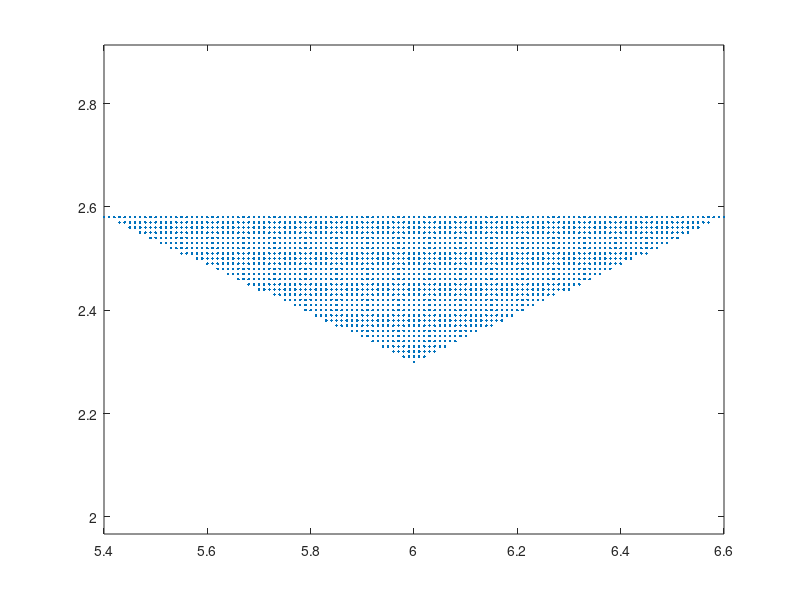

Recreate this plot in MATLAB.
%% ---------------------------------------------------------------------
%%
%% Copyright (c) 2019 - 2019 by the IBAMR developers
%% All rights reserved.
%%
%% This file is part of IBAMR.
%%
%% IBAMR is free software and is distributed under the 3-clause BSD
%% license. The full text of the license can be found in the file
%% COPYRIGHT at the top level directory of IBAMR.
%%
%% ---------------------------------------------------------------------

clear all;
  
PATH = './';
  
WallPath = strcat(PATH,'wedge2d.vertex');
%%
% Domain parameters (note that z dir is actually y dir in IBAMR)
Lx = 12.0; Lz = 3.0;
N = 100*2;
Nx = 6*N;  Nz = 3*N/2;
  
% Dimensional parameters
dx = Lx/Nx; dz = Lz/Nz;
Length = 1.2;
Length_From_Left = Lx/2.0;
Height_Above_Bottom = 2.3;
angle = 25; %degrees
x0 = Length_From_Left;
z0 = Height_Above_Bottom;
  
% From above, calculate the height
Height = Length/2*tan(25*pi/180);
m = Height/(Length/2); % slope of the xz line
br = z0-m*x0;
bl = z0+m*x0;
  
NumPtsX = ceil(Length/dx) + 1
NumPtsZ = ceil(Height/dz) + 1
  
lag_pts = 0;
  
% Generate wedge shape
for k = 1:NumPtsZ
    z = Height_Above_Bottom + (k-1)*dz;
        for i = 1:NumPtsX
            x = Length_From_Left-Length/2 + (i-1)*dx;
            Zr = m*x+br;
            Zl = -m*x+bl;
            if z >= Zr && z >= Zl
              lag_pts = lag_pts+1;
              LagX(lag_pts) = x;
              LagZ(lag_pts) = z;
            end
        end
end


figure;
plot(LagX,LagZ,'.')
axis equal;
  
%% write it in file
  
lag_pts = length(LagZ);
fid = fopen(WallPath,'wt');
fprintf(fid,'%d\n',lag_pts);
  
for i = 1:length(LagX)
    fprintf(fid,'%12.7E\t\t%12.7E\n',LagX(i),LagZ(i));
end
  
fclose(fid);
